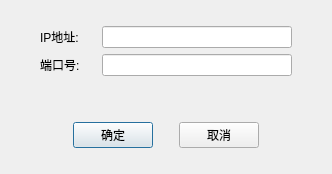
<?xml version="1.0" encoding="UTF-8"?>
<ui version="4.0">
 <class>IpInfoDialog</class>
 <widget class="QDialog" name="IpInfoDialog">
  <property name="geometry">
   <rect>
    <x>0</x>
    <y>0</y>
    <width>332</width>
    <height>174</height>
   </rect>
  </property>
  <property name="windowTitle">
   <string>Dialog</string>
  </property>
  <layout class="QGridLayout" name="gridLayout_2">
   <item row="2" column="0">
    <spacer name="verticalSpacer_2">
     <property name="orientation">
      <enum>Qt::Vertical</enum>
     </property>
     <property name="sizeHint" stdset="0">
      <size>
       <width>20</width>
       <height>6</height>
      </size>
     </property>
    </spacer>
   </item>
   <item row="1" column="0">
    <widget class="QWidget" name="widget" native="true">
     <layout class="QGridLayout" name="gridLayout">
      <item row="2" column="1">
       <spacer name="verticalSpacer_3">
        <property name="orientation">
         <enum>Qt::Vertical</enum>
        </property>
        <property name="sizeHint" stdset="0">
         <size>
          <width>20</width>
          <height>40</height>
         </size>
        </property>
       </spacer>
      </item>
      <item row="0" column="4">
       <spacer name="horizontalSpacer_4">
        <property name="orientation">
         <enum>Qt::Horizontal</enum>
        </property>
        <property name="sizeType">
         <enum>QSizePolicy::Fixed</enum>
        </property>
        <property name="sizeHint" stdset="0">
         <size>
          <width>20</width>
          <height>20</height>
         </size>
        </property>
       </spacer>
      </item>
      <item row="0" column="3">
       <widget class="QLineEdit" name="txt_ip"/>
      </item>
      <item row="3" column="1" colspan="3">
       <layout class="QHBoxLayout" name="horizontalLayout">
        <item>
         <spacer name="horizontalSpacer">
          <property name="orientation">
           <enum>Qt::Horizontal</enum>
          </property>
          <property name="sizeHint" stdset="0">
           <size>
            <width>40</width>
            <height>20</height>
           </size>
          </property>
         </spacer>
        </item>
        <item>
         <widget class="QPushButton" name="btn_ok">
          <property name="text">
           <string>确定</string>
          </property>
         </widget>
        </item>
        <item>
         <spacer name="horizontalSpacer_2">
          <property name="orientation">
           <enum>Qt::Horizontal</enum>
          </property>
          <property name="sizeType">
           <enum>QSizePolicy::Fixed</enum>
          </property>
          <property name="sizeHint" stdset="0">
           <size>
            <width>20</width>
            <height>20</height>
           </size>
          </property>
         </spacer>
        </item>
        <item>
         <widget class="QPushButton" name="btn_cancel">
          <property name="text">
           <string>取消</string>
          </property>
         </widget>
        </item>
        <item>
         <spacer name="horizontalSpacer_3">
          <property name="orientation">
           <enum>Qt::Horizontal</enum>
          </property>
          <property name="sizeHint" stdset="0">
           <size>
            <width>40</width>
            <height>20</height>
           </size>
          </property>
         </spacer>
        </item>
       </layout>
      </item>
      <item row="1" column="0">
       <spacer name="horizontalSpacer_5">
        <property name="orientation">
         <enum>Qt::Horizontal</enum>
        </property>
        <property name="sizeType">
         <enum>QSizePolicy::Fixed</enum>
        </property>
        <property name="sizeHint" stdset="0">
         <size>
          <width>20</width>
          <height>20</height>
         </size>
        </property>
       </spacer>
      </item>
      <item row="1" column="3">
       <widget class="QLineEdit" name="txt_port"/>
      </item>
      <item row="1" column="1">
       <widget class="QLabel" name="label_2">
        <property name="text">
         <string>端口号:</string>
        </property>
       </widget>
      </item>
      <item row="0" column="1">
       <widget class="QLabel" name="label">
        <property name="text">
         <string>IP地址:</string>
        </property>
       </widget>
      </item>
      <item row="0" column="2">
       <spacer name="horizontalSpacer_6">
        <property name="orientation">
         <enum>Qt::Horizontal</enum>
        </property>
        <property name="sizeType">
         <enum>QSizePolicy::Fixed</enum>
        </property>
        <property name="sizeHint" stdset="0">
         <size>
          <width>10</width>
          <height>20</height>
         </size>
        </property>
       </spacer>
      </item>
     </layout>
    </widget>
   </item>
   <item row="0" column="0">
    <spacer name="verticalSpacer">
     <property name="orientation">
      <enum>Qt::Vertical</enum>
     </property>
     <property name="sizeHint" stdset="0">
      <size>
       <width>20</width>
       <height>6</height>
      </size>
     </property>
    </spacer>
   </item>
  </layout>
 </widget>
 <resources/>
 <connections/>
</ui>
